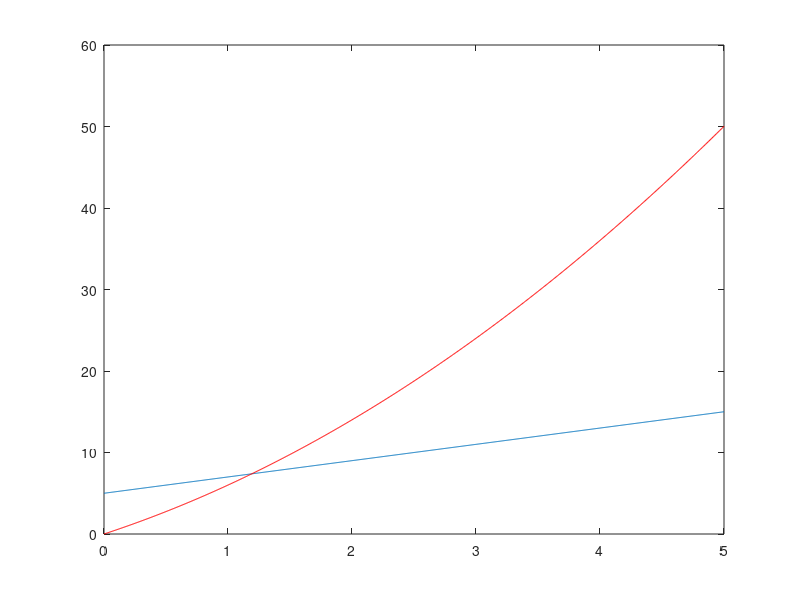

MATLAB code to generate this figure:
% Chapter 15, Problem 6
function Ch_15_P_06 
clear
clc
close all

% 15-6	Now that we used the derivative it only makes sense that you
% are going to write a function that finds integrals. Call your function 
% find_integral.  Your function should take in a vector of x and y values 
% as problem 15-3 does and should plot the integral and also return 
% the total area under the function.  You are to use the trapezoidal 
% rule to find the integrals.   For example,  
x = linspace(0,5,1000); 
y = 2*x+5;  
n = find_integral(x,y) % should return 50.0000

end

function res = find_integral(x, y)
    dx = [0 diff(x)]; 
    nt = cumsum( dx .* y );
    plot(x, y);
    hold on
    plot(x, nt, 'r')
    res = nt(end)
end
